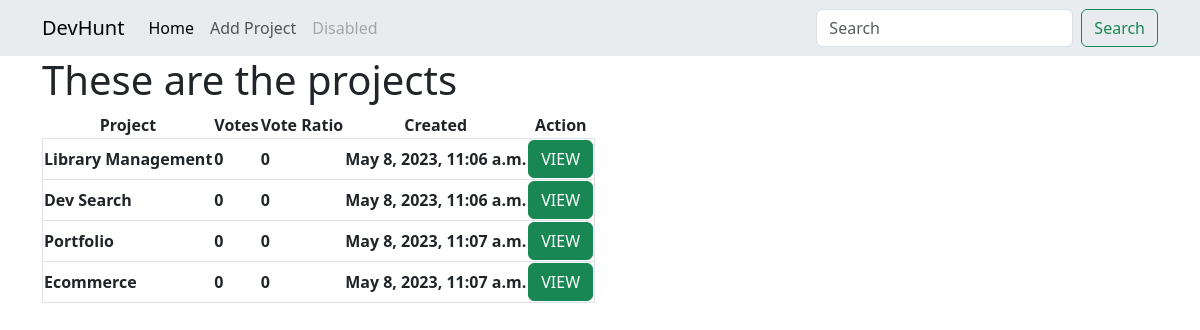
Before: / with the older database file.
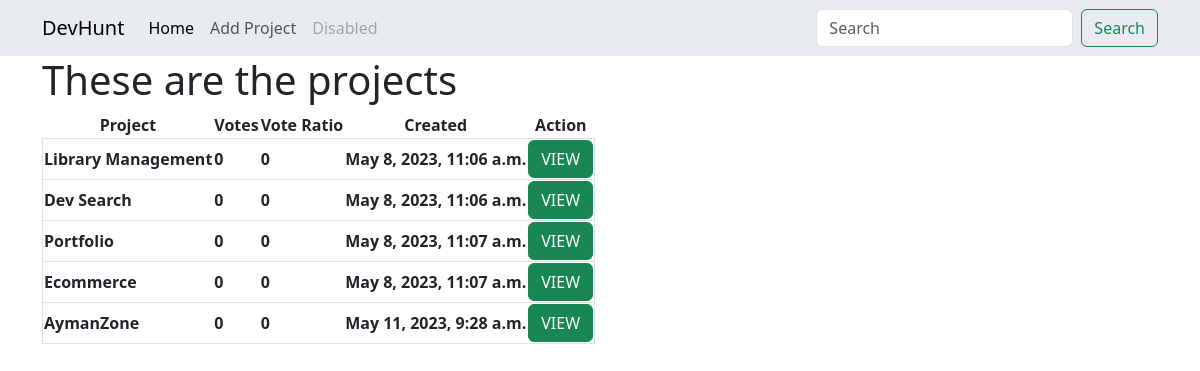
After: the same page with the newer database file.
### projects/models.py (models this page shows, shortened)
class Project(models.Model):
    title = models.CharField(max_length=255)
    description = models.TextField(null=True, blank=True)
    demo_link = models.CharField(max_length=200, null=True, blank=True)
    source_link = models.CharField(max_length=200, null=True, blank=True)
    tags = models.ManyToManyField('Tag', blank=True)
    vote_total = models.IntegerField(default=0, null=True, blank=True)
    vote_ratio = models.IntegerField(default=0, null=True, blank=True)
    created_at = models.DateTimeField(auto_now_add=True)
    id = models.UUIDField(default=uuid.uuid4, unique=True,
                          primary_key=True, editable=False)

### projects/views.py (the view)
# urls.py: path('', include('projects.urls'))
def projects(request):
    projects = Project.objects.all()
    context = {
        'projects': projects
    }
    return render(request, 'projects/projects.html', context)

### projects/templates/projects/projects.html
{% extends 'main.html' %}
{% block content %}
<h1>These are the projects</h1>
    <table>
        <tr class="text-center">
            <th>Project</th>
            <th>Votes</th>
            <th>Vote Ratio</th>
            <th>Created</th>
            <th>Action</th>
        </tr>
        {% for project in projects %}
            <tr class="border p-2">
                <th>{{project.title}}</th>
                <th>{{project.vote_total}}</th>
                <th>{{project.vote_ratio}}</th>
                <th>{{project.created_at}}</th>
                <th><a class="btn btn-success" href="{% url 'single-project' project.id %}">VIEW</a></th>
            </tr>
        {% endfor %}
    </table>
{% endblock content %}

### templates/main.html (shortened to what this page needs)
<!doctype html>
<html lang="en">
  <head>
    <link href="https://cdn.jsdelivr.net/npm/bootstrap@5.3.0-alpha3/dist/css/bootstrap.min.css" rel="stylesheet">
  </head>
  <body>
    {% include 'navbar.html' %}
    <div class="container">
        {% block content %}
        {% endblock content %}
    </div>
  </body>
</html>

### templates/navbar.html (shortened to what this page needs)
<nav class="navbar navbar-expand-lg bg-body-secondary">
    <div class="container">
      <a class="navbar-brand" href="{% url 'projects' %}">DevHunt</a>
      <div class="collapse navbar-collapse" id="navbarTogglerDemo03">
        <ul class="navbar-nav me-auto mb-2 mb-lg-0">
          <li class="nav-item">
            <a class="nav-link active" aria-current="page" href="{% url 'projects' %}">Home</a>
          </li>
          <li class="nav-item">
            <a class="nav-link" href="{% url 'create-project' %}">Add Project</a>
          </li>
          <li class="nav-item">
            <a class="nav-link disabled">Disabled</a>
          </li>
        </ul>
        <form class="d-flex" role="search">
          <input class="form-control me-2" type="search" placeholder="Search" aria-label="Search">
          <button class="btn btn-outline-success" type="submit">Search</button>
        </form>
      </div>
    </div>
  </nav>

Changed rows visible on the page:
added Project: title "AymanZone", vote_total "0", vote_ratio "0", created_at "May 11, 2023, 9:28 a.m."
